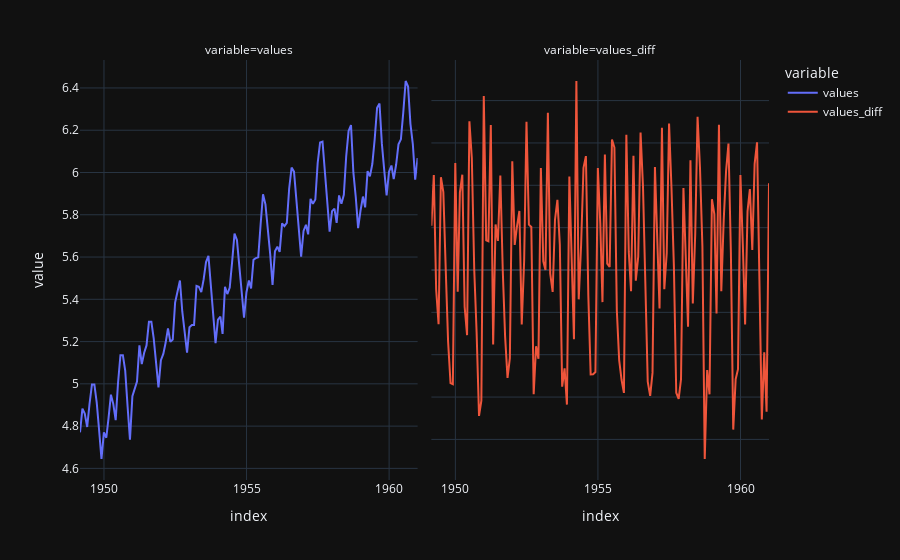

Notebook cell for this chart:
### Code cell
fig = df.plot(facet_col='variable')
fig.update_yaxes(matches=None)

### Figure 1 — Plotly figure (JSON) as saved in the notebook; plotly's stock layout.template omitted (floating-point values rounded to 4 significant figures; data arrays with more than 128 entries replaced by an {"elided": "..."} marker saying what was removed)
{"data": [{"hovertemplate": "variable=values<br>index=%{x}<br>value=%{y}<extra></extra>", "legendgroup": "values", "line": {"color": "#636efa", "dash": "solid"}, "marker": {"symbol": "circle"}, "mode": "lines", "name": "values", "orientation": "v", "showlegend": true, "type": "scatter", "x": {"elided": "143 str values"}, "xaxis": "x", "y": {"elided": "143 float values"}, "yaxis": "y"}, {"hovertemplate": "variable=values_diff<br>index=%{x}<br>value=%{y}<extra></extra>", "legendgroup": "values_diff", "line": {"color": "#EF553B", "dash": "solid"}, "marker": {"symbol": "circle"}, "mode": "lines", "name": "values_diff", "orientation": "v", "showlegend": true, "type": "scatter", "x": {"elided": "143 str values"}, "xaxis": "x2", "y": {"elided": "143 float values"}, "yaxis": "y2"}], "layout": {"annotations": [{"font": {}, "showarrow": false, "text": "variable=values", "x": 0.245, "xanchor": "center", "xref": "paper", "y": 1, "yanchor": "bottom", "yref": "paper"}, {"font": {}, "showarrow": false, "text": "variable=values_diff", "x": 0.755, "xanchor": "center", "xref": "paper", "y": 1, "yanchor": "bottom", "yref": "paper"}], "legend": {"title": {"text": "variable"}, "tracegroupgap": 0}, "margin": {"t": 60}, "xaxis": {"anchor": "y", "domain": [0, 0.49], "title": {"text": "index"}}, "xaxis2": {"anchor": "y2", "domain": [0.51, 1], "matches": "x", "title": {"text": "index"}}, "yaxis": {"anchor": "x", "domain": [0, 1], "title": {"text": "value"}}, "yaxis2": {"anchor": "x2", "domain": [0, 1], "showticklabels": false}}}
